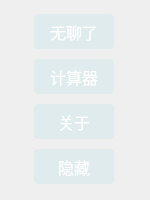
<?xml version="1.0" encoding="UTF-8"?>
<ui version="4.0">
 <class>Widget</class>
 <widget class="QWidget" name="Widget">
  <property name="geometry">
   <rect>
    <x>0</x>
    <y>0</y>
    <width>150</width>
    <height>200</height>
   </rect>
  </property>
  <property name="minimumSize">
   <size>
    <width>150</width>
    <height>200</height>
   </size>
  </property>
  <property name="maximumSize">
   <size>
    <width>150</width>
    <height>200</height>
   </size>
  </property>
  <property name="windowTitle">
   <string>瓜瓜</string>
  </property>
  <property name="windowIcon">
   <iconset resource="images.qrc">
    <normaloff>:/ico/attachments/ico_capoo.ico</normaloff>:/ico/attachments/ico_capoo.ico</iconset>
  </property>
  <property name="styleSheet">
   <string notr="true">QWidget{
	border-radius:6px;
}


</string>
  </property>
  <layout class="QVBoxLayout" name="verticalLayout">
   <property name="spacing">
    <number>7</number>
   </property>
   <property name="leftMargin">
    <number>34</number>
   </property>
   <item>
    <widget class="QPushButton" name="btn_band40">
     <property name="minimumSize">
      <size>
       <width>80</width>
       <height>35</height>
      </size>
     </property>
     <property name="maximumSize">
      <size>
       <width>80</width>
       <height>35</height>
      </size>
     </property>
     <property name="font">
      <font>
       <pointsize>12</pointsize>
      </font>
     </property>
     <property name="styleSheet">
      <string notr="true">QPushButton{
	color: rgb(255, 255, 255);
	border-radius:4px;
	background-color: rgba(198, 230, 232, 100);
}
QPushButton:hover{
	background-color: rgba(198, 230, 232, 200);
}
QPushButton:pressed{
	color: rgb(180, 255, 255);
	background-color: rgba(198, 230, 232, 200);
}</string>
     </property>
     <property name="text">
      <string>无聊了</string>
     </property>
    </widget>
   </item>
   <item>
    <widget class="QPushButton" name="btn_band3">
     <property name="minimumSize">
      <size>
       <width>80</width>
       <height>35</height>
      </size>
     </property>
     <property name="maximumSize">
      <size>
       <width>80</width>
       <height>35</height>
      </size>
     </property>
     <property name="font">
      <font>
       <pointsize>12</pointsize>
      </font>
     </property>
     <property name="styleSheet">
      <string notr="true">QPushButton{
	color: rgb(255, 255, 255);
	border-radius:4px;
	background-color: rgba(198, 230, 232, 100);
}
QPushButton:hover{
	background-color: rgba(198, 230, 232, 200);
}
QPushButton:pressed{
	color: rgb(180, 255, 255);
	background-color: rgba(198, 230, 232, 200);
}</string>
     </property>
     <property name="text">
      <string>计算器</string>
     </property>
    </widget>
   </item>
   <item>
    <widget class="QPushButton" name="btn_self">
     <property name="minimumSize">
      <size>
       <width>80</width>
       <height>35</height>
      </size>
     </property>
     <property name="maximumSize">
      <size>
       <width>80</width>
       <height>35</height>
      </size>
     </property>
     <property name="font">
      <font>
       <pointsize>12</pointsize>
      </font>
     </property>
     <property name="styleSheet">
      <string notr="true">QPushButton{
	color: rgb(255, 255, 255);
	border-radius:4px;
	background-color: rgba(198, 230, 232, 100);
}
QPushButton:hover{
	background-color: rgba(198, 230, 232, 200);
}
QPushButton:pressed{
	color: rgb(180, 255, 255);
	background-color: rgba(198, 230, 232, 200);
}</string>
     </property>
     <property name="text">
      <string>关于</string>
     </property>
    </widget>
   </item>
   <item>
    <widget class="QPushButton" name="btn_hide">
     <property name="minimumSize">
      <size>
       <width>80</width>
       <height>35</height>
      </size>
     </property>
     <property name="maximumSize">
      <size>
       <width>80</width>
       <height>35</height>
      </size>
     </property>
     <property name="font">
      <font>
       <pointsize>12</pointsize>
      </font>
     </property>
     <property name="styleSheet">
      <string notr="true">QPushButton{
	color: rgb(255, 255, 255);
	border-radius:4px;
	background-color: rgba(198, 230, 232, 100);
}
QPushButton:hover{
	background-color: rgba(198, 230, 232, 200);
}
QPushButton:pressed{
	color: rgb(180, 255, 255);
	background-color: rgba(198, 230, 232, 200);
}</string>
     </property>
     <property name="text">
      <string>隐藏</string>
     </property>
    </widget>
   </item>
  </layout>
 </widget>
 <resources>
  <include location="images.qrc"/>
 </resources>
 <connections/>
</ui>
